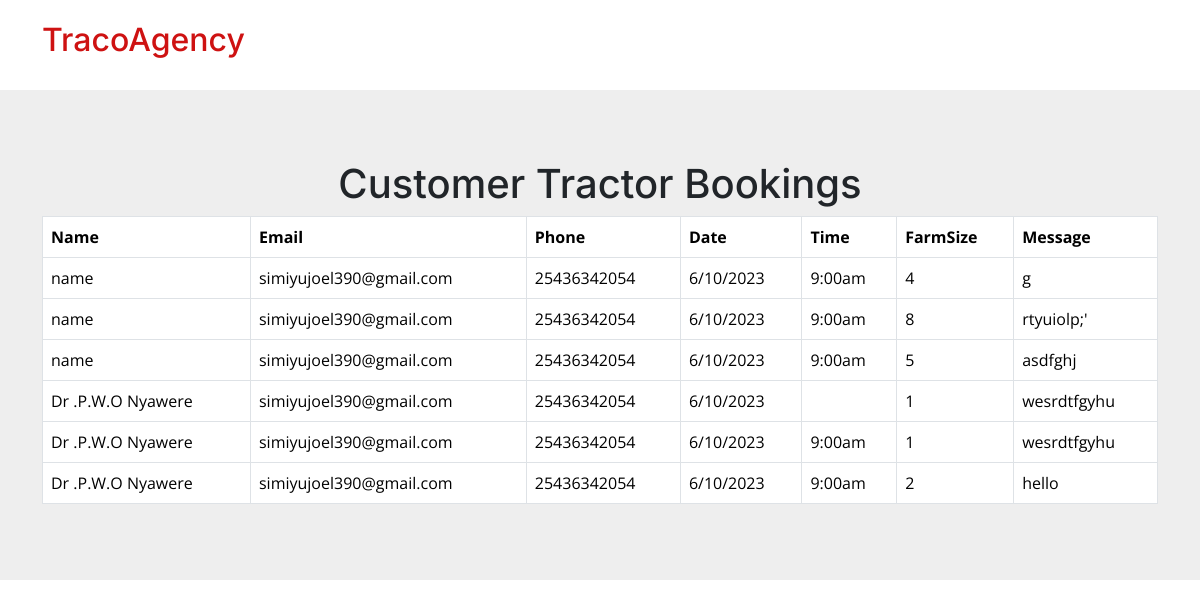
The page /adminpage/ on the database as committed earlier.
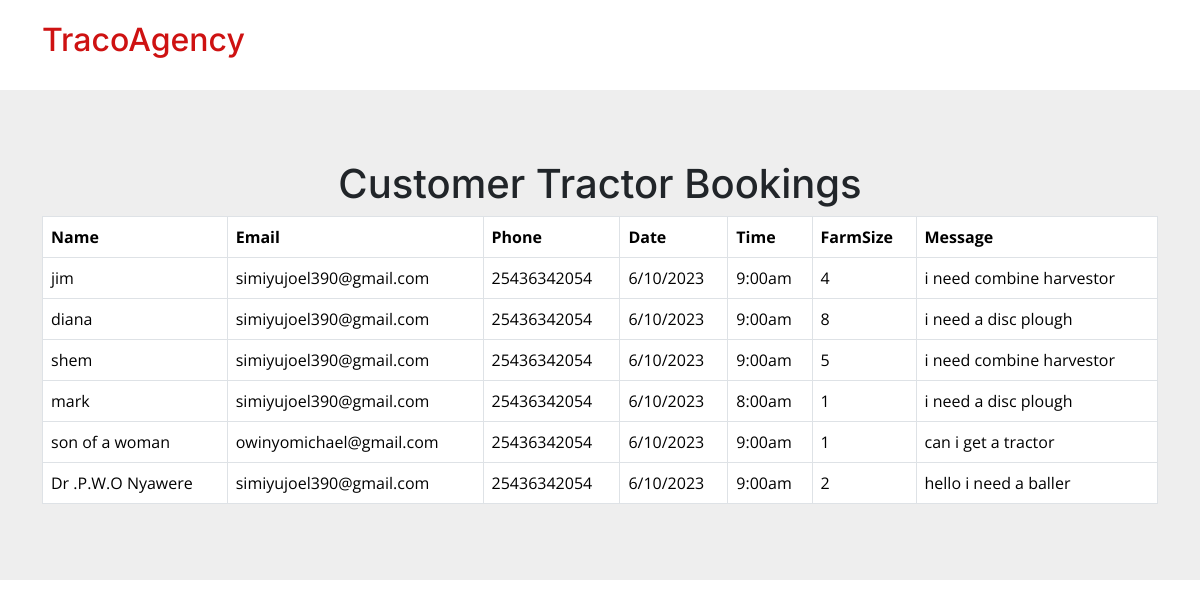
The same page on the database as committed later.
### mysite/models.py (models this page shows, shortened)
class Book(models.Model):
    name=models.CharField(max_length=100)
    email=models.EmailField(max_length=100)
    phone=models.CharField(max_length=15)
    date=models.CharField(max_length=100)
    time=models.CharField(max_length=100)
    farmsize=models.CharField(max_length=100)
    message=models.CharField(max_length=100,null=True,blank=True)

### mysite/views.py (the view)
# urls.py: path('adminpage/',adminpage,name='adminpage')
def adminpage(request):
    data=Book.objects.all()
    context={
        'datas':data
    }
    return render(request,'admin.html',context)

### mysite/templates/admin.html (shortened to what this page needs)
{% load static %}
<!DOCTYPE html>
<html lang="en">
<head>
  <link href="/static/assets/vendor/bootstrap/css/bootstrap.min.css" rel="stylesheet">
  <link href="/static/assets/vendor/bootstrap-icons/bootstrap-icons.css" rel="stylesheet">
  <link href="/static/assets/vendor/aos/aos.css" rel="stylesheet">
  <link href="/static/assets/vendor/glightbox/css/glightbox.min.css" rel="stylesheet">
  <link href="/static/assets/vendor/swiper/swiper-bundle.min.css" rel="stylesheet">
  <link href="/static/assets/css/main.css" rel="stylesheet">
</head>
<body>
  <header id="header" class="header fixed-top d-flex align-items-center">
    <div class="container d-flex align-items-center justify-content-between">
      <a href="{% url 'index' %}" class="logo d-flex align-items-center me-auto me-lg-0">
        <h2>TracoAgency</h2>
      </a>
    </div>
  </header>
  <section id="hero" class="hero d-flex align-items-center section-bg">
<div class="container">
  <h1 style="text-align: center;">Customer  Tractor Bookings</h1>
  <table class="table table-bordered">
    <tr>
      <th>Name</th>
      <th>Email</th>
      <th>Phone</th>
      <th>Date</th>
      <th>Time</th>
      <th>FarmSize</th>
      <th>Message</th>
    </tr>
    {% for data in datas %}
    <tr>
      <td>{{data.name}}</td>
      <td>{{data.email}}</td>
      <td>{{data.phone}}</td>
      <td>{{data.date}}</td>
      <td>{{data.time}}</td>
      <td>{{data.farmsize}}</td>
      <td>{{data.message}}</td>
    </tr>
    {% endfor %}
  </table>
</div>
  </section>
</body>
</html>

### mysite/static/assets/css/main.css (style rules this page uses)
:root { --font-default: "Open Sans", system-ui, -apple-system, "Segoe UI", Roboto, "Helvetica Neue", Arial, "Noto Sans", "Liberation Sans", sans-serif, "Apple Color Emoji", "Segoe UI Emoji", "Segoe UI Symbol", "Noto Color Emoji"; --font-primary: "Amatic SC", sans-serif; --font-secondary: "Inter", sans-serif; }
:root { --color-default: #212529; --color-primary: #ce1212; --color-secondary: #37373f; }
:root { scroll-behavior: smooth; }
body { font-family: var(--font-default); color: var(--color-default); }
a { color: var(--color-primary); text-decoration: none; }
h1, h2, h3, h4, h5, h6 { font-family: var(--font-secondary); }
section { overflow: hidden; padding: 80px 0; }
.section-bg { background-color: #eee; }
.header { background: #fff; transition: all 0.5s; z-index: 997; height: 90px; border-bottom: 1px solid #fff; }
section { scroll-margin-top: 90px; }
.hero { width: 100%; background-size: cover; position: relative; min-height: 60vh; padding: 160px 0 60px 0; }

Rows that differ between the two databases and show on the page:
changed Book: name "name" → "jim"; message "g" → "i need combine harvestor"
changed Book: name "name" → "diana"; message "rtyuiolp;'" → "i need a disc plough"
changed Book: name "name" → "shem"; message "asdfghj" → "i need combine harvestor"
changed Book: name "Dr .P.W.O Nyawere" → "mark"; time (not shown) → "8:00am"; message "wesrdtfgyhu" → "i need a disc plough"
changed Book: name "Dr .P.W.O Nyawere" → "son of a woman"; email "simiyujoel390@gmail.com" → "owinyomichael@gmail.com"; message "wesrdtfgyhu" → "can i get a tractor"
changed Book "Dr .P.W.O Nyawere": message "hello" → "hello i need a baller"
